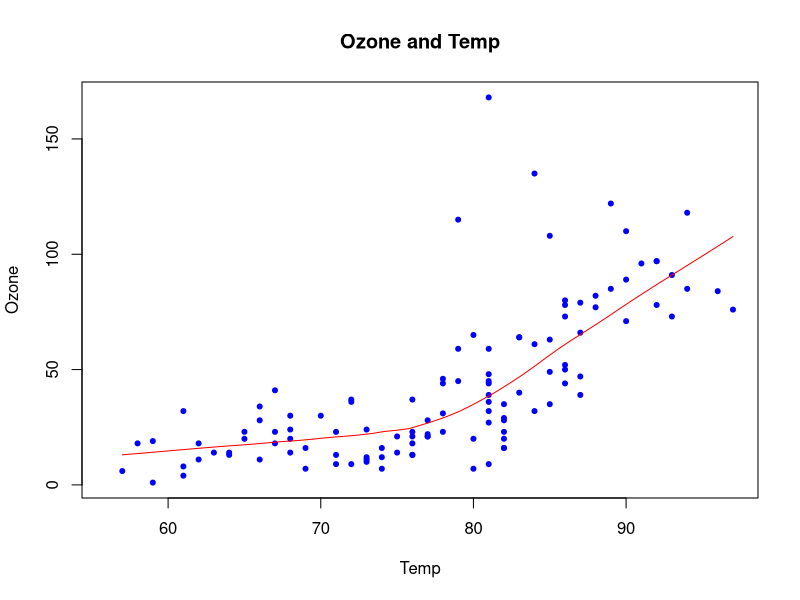
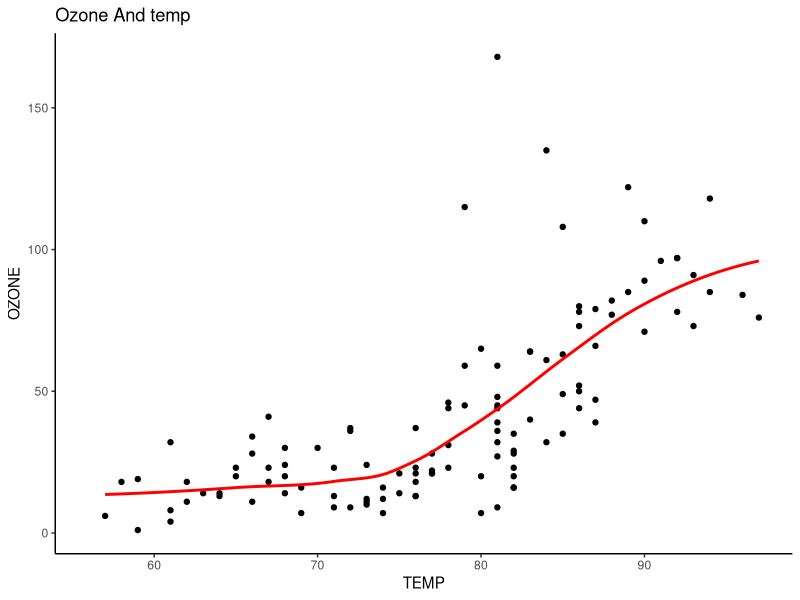
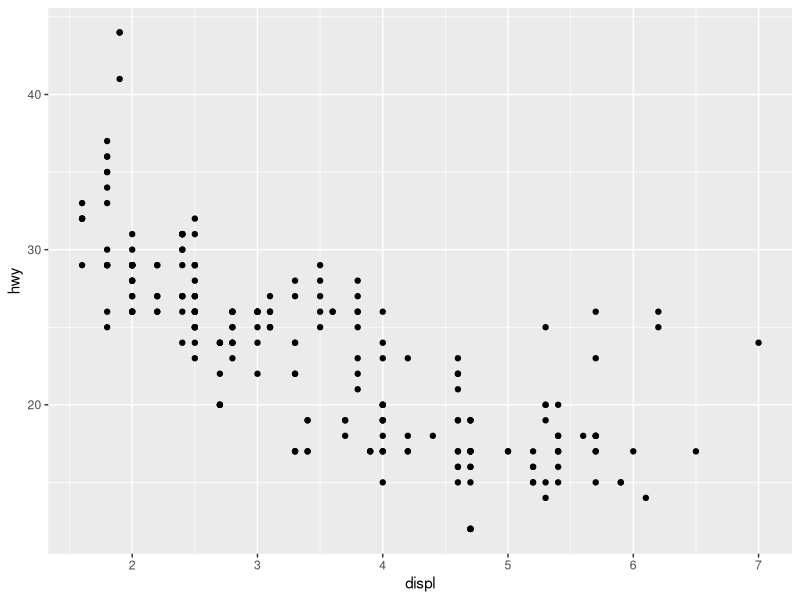
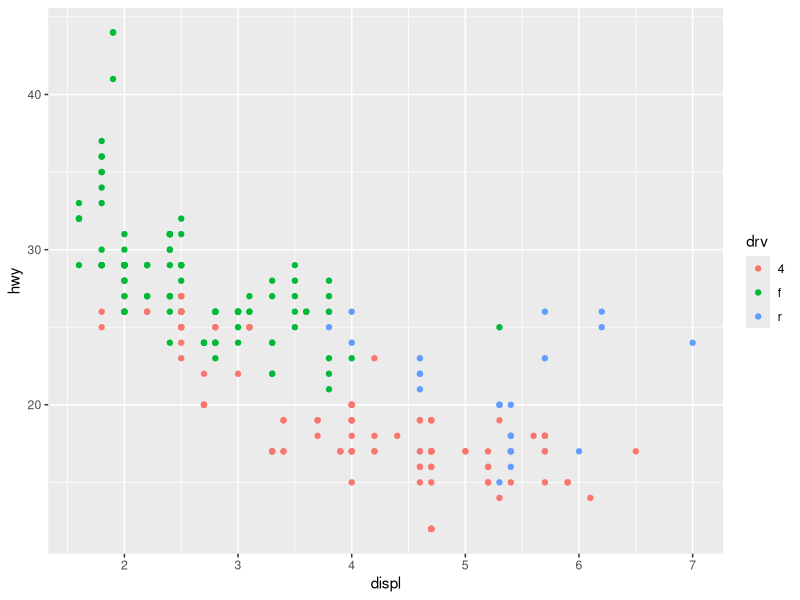
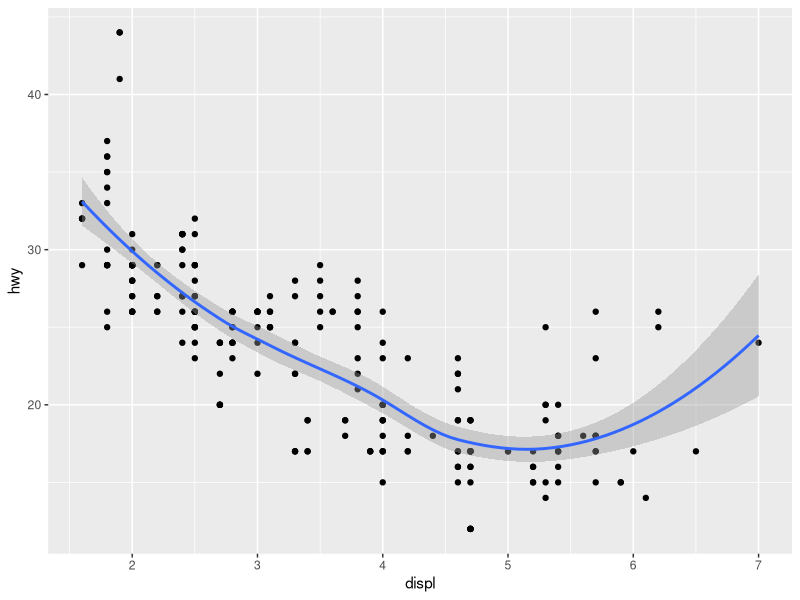
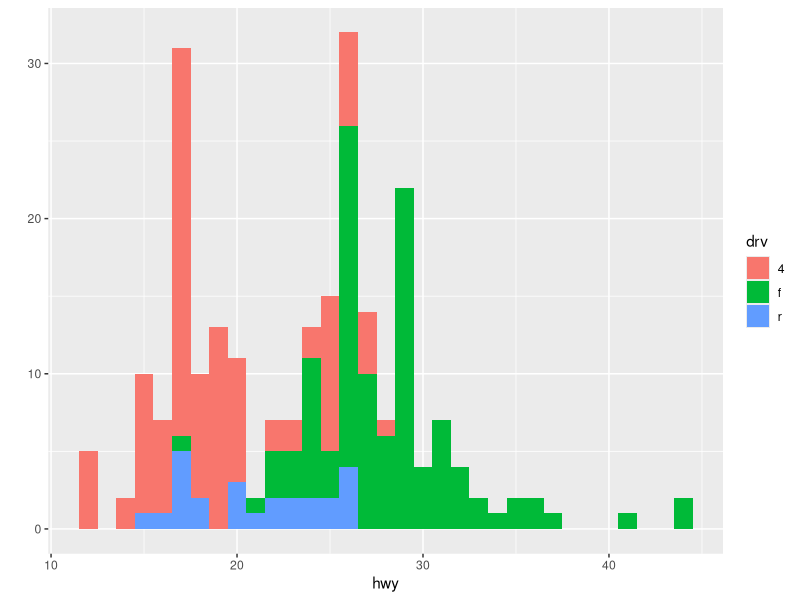
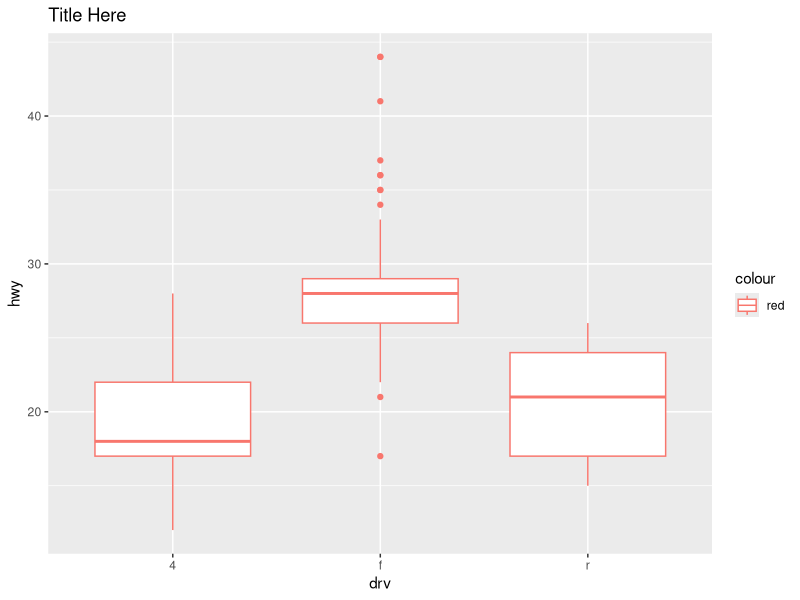
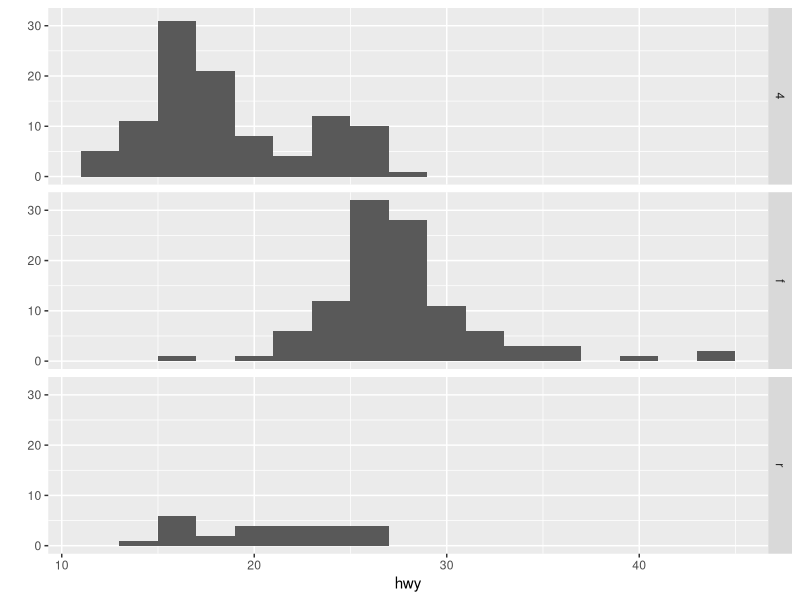

Source code (R) for these figures, in order: (Note: this script raises an error after producing the figures.)
#15.Pada Semua Bisikan ku ???Memmanggil NAMA MU #

## Example using base Graphic 
data(airquality)
with(airquality , {
  plot(Temp , Ozone ,pch = 20 , col = "blue" , main = "Ozone and Temp")
  points(loess.smooth(Temp , Ozone) , col = "red" , type = 'l')
})

## it's Convenient right ? but lets see with GGplot

## Example using ggplot2 

library(ggplot2)
ggplot(airquality , aes(Temp , Ozone)) + 
  geom_point() + 
  geom_smooth(method = "loess" ,se = F , col = "red") + 
  theme_classic() + 
  labs(x = "TEMP" , y = "OZONE" , title = "Ozone And temp")
### Look Smotther and also you can change 

#15.3 ggplot2#

data(mpg)
str(mpg)

qplot(displ , hwy , data = mpg)

#15.4 Modifying Aesthethics # 

qplot(displ , hwy , data = mpg , color = drv)

#15.5 Adding A geom#

qplot(displ , hwy ,data = mpg , geom = c("point" , "smooth"))  
  
#15.6 Histogram#
qplot(hwy, data=mpg ,fill = drv , binwidth = 1)

#Also you Can Create Boxplot
qplot(drv , hwy ,data = mpg, col = "red" ,geom = c("boxplot"), main = "Title Here" )

#15,7 Facets#
qplot(hwy , data = mpg , facets = drv ~ . , binwidth = 2)

##Creating Scatter plot of engine displacement and highway miles by drives
qplot(displ , hwy ,data = mpg , facets = . ~ drv ) +
  geom_smooth(se = F , method = "lm")


#15.8 Case Study : Another Dataset#

names(mpg)
qplot(hwy , data =mpg ,binwidth = 1)

qplot(hwy ,data = mpg , fill = drv , binwidth = 1)

## plot density Overall hwy
qplot(hwy ,data = mpg ,geom = "density")

## Plot density hwy by drv

qplot(log(hwy) , data = mpg ,fill =drv ,geom = "density") 
# OR 
par(mfrow = c(1,2))
qplot(log(hwy) , data = mpg ,color = drv , geom = 'density')
qplot(hwy , data = mpg ,color = drv , geom = 'density')

#Making Scatter plot $ change the shape & All of it#
qplot(displ , hwy ,data = mpg 
      ,col = drv,facets = .~drv 
      ,geom = c("point") ,shape = drv) 
+ geom_smooth(method = "lm")

## col,shape As Constant
qplot(displ , hwy ,data = mpg , 
    col = "blue" , shape = 's' )
?qplot

